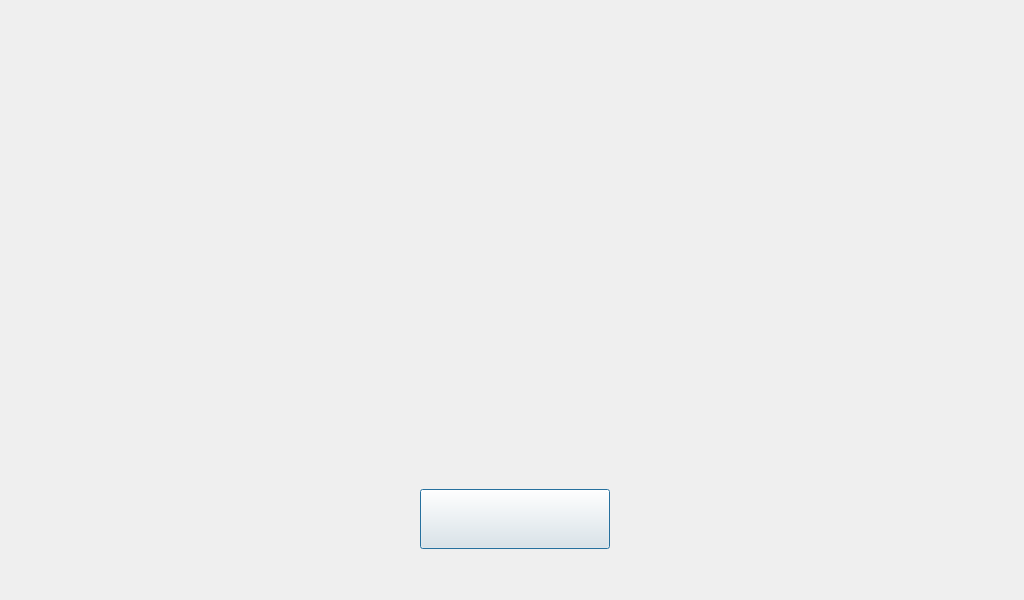
<?xml version="1.0" encoding="UTF-8"?>
<ui version="4.0">
 <class>Dialog</class>
 <widget class="QDialog" name="Dialog">
  <property name="geometry">
   <rect>
    <x>0</x>
    <y>0</y>
    <width>1024</width>
    <height>600</height>
   </rect>
  </property>
  <property name="windowTitle">
   <string>Dialog</string>
  </property>
  <widget class="QLabel" name="BackImage">
   <property name="geometry">
    <rect>
     <x>0</x>
     <y>0</y>
     <width>1024</width>
     <height>600</height>
    </rect>
   </property>
   <property name="text">
    <string/>
   </property>
  </widget>
  <widget class="QPushButton" name="pushButton">
   <property name="geometry">
    <rect>
     <x>420</x>
     <y>489</y>
     <width>190</width>
     <height>60</height>
    </rect>
   </property>
   <property name="text">
    <string/>
   </property>
  </widget>
 </widget>
 <resources/>
 <connections/>
</ui>
